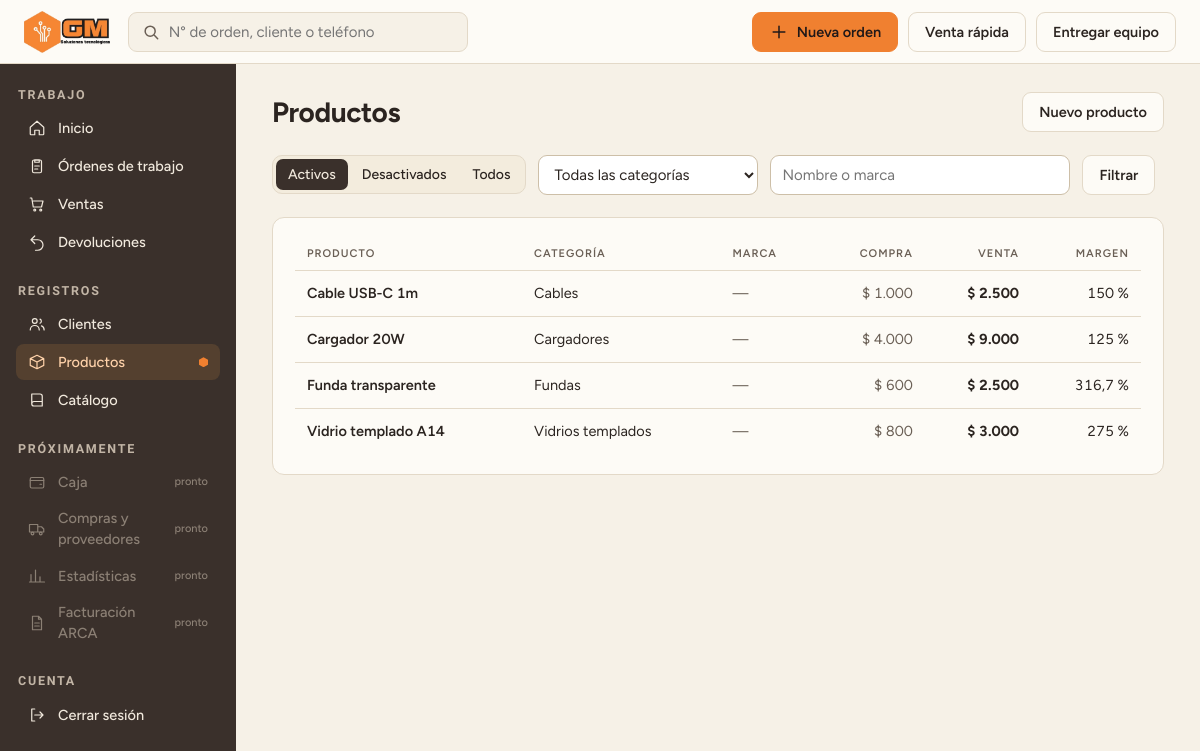
The page /productos/ (signed in) on the database its author committed.
### catalogo/models.py (models this page shows, shortened)
class Producto(models.Model):
    nombre = models.CharField(max_length=120, unique=True)
    categoria = models.ForeignKey(
        CategoriaProducto, on_delete=models.PROTECT, related_name="productos",
        limit_choices_to={"activa": True}
    )
    marca = models.ForeignKey(
        Marca, on_delete=models.PROTECT, null=True, blank=True, related_name="productos",
        limit_choices_to={"activa": True}
    )
    precio_compra = models.DecimalField(max_digits=10, decimal_places=2, validators=[MinValueValidator(0)])
    precio_venta = models.DecimalField(max_digits=10, decimal_places=2, validators=[MinValueValidator(0)])
    activo = models.BooleanField(default=True)
    @property
    def margen(self):
        if self.precio_compra:
            return round((self.precio_venta - self.precio_compra) / self.precio_compra * 100, 1)
        return None

class CategoriaProducto(models.Model):
    nombre = models.CharField(max_length=60, unique=True)
    activa = models.BooleanField(default=True)  # no se borra: se desactiva
    def __str__(self):
        return self.nombre

### web/views.py (the view)
# urls.py: path("productos/", views.productos, name="productos"),
@login_required
def productos(request):
    estado = request.GET.get("estado", "activos")
    categoria = request.GET.get("categoria", "")
    q = request.GET.get("q", "").strip()
    consulta = Producto.objects.select_related("categoria", "marca").order_by("nombre")
    if estado == "activos":
        consulta = consulta.filter(activo=True)
    elif estado == "inactivos":
        consulta = consulta.filter(activo=False)
    if categoria.isdigit():
        consulta = consulta.filter(categoria_id=int(categoria))
    if q:
        consulta = consulta.filter(Q(nombre__icontains=q) | Q(marca__nombre__icontains=q))
    pagina = Paginator(consulta, 50).get_page(request.GET.get("pagina"))
    return render(request, "web/productos/lista.html", {
        "pagina": pagina, "estados": ESTADOS_PRODUCTO, "estado": estado, "q": q,
        "categoria": int(categoria) if categoria.isdigit() else None,
        "categorias": CategoriaProducto.objects.order_by("-activa", "nombre"),
    })

### web/templatetags/formato.py (called while the page is built)
def _numero(valor):
    texto = f"{abs(valor):,.2f}".replace(",", "X").replace(".", ",").replace("X", ".")
    return texto[:-3] if texto.endswith(",00") else texto

@register.filter
def pesos(valor):
    return f"$ {_numero(valor)}"

### web/templates/web/productos/lista.html (shortened to what this page needs)
{% extends "web/base.html" %}
{% load formato %}
{% block contenido %}
<div class="head">
<h1>Productos</h1>
<a class="btn" href="{% url 'web:producto_nuevo' %}">Nuevo producto</a>
</div>
<form class="filtros" method="get" role="search">
<nav class="segmento" aria-label="Filtrar por estado">
{% for clave, nombre in estados %}<a href="?estado={{ clave }}" class="{% if clave == estado %}on{% endif %}">{{ nombre }}</a>{% endfor %}
</nav>
<select class="entrada" name="categoria" aria-label="Categoría" style="max-width:220px">
<option value="">Todas las categorías</option>
</select>
<input class="entrada" name="q" value="{{ q }}" placeholder="Nombre o marca" aria-label="Buscar por nombre o marca">
<button class="btn">Filtrar</button>
</form>
<section class="panel">
{% if pagina.object_list %}
<div style="overflow-x:auto"><table>
<thead><tr><th>Producto</th><th>Categoría</th><th>Marca</th><th class="der">Compra</th><th class="der">Venta</th><th class="der">Margen</th></tr></thead>
<tbody>
{% for p in pagina %}
<tr class="{% if not p.activo %}tachado{% endif %}">
<td class="cli"><a class="fila-link" href="{% url 'web:producto_detalle' p.id %}">{{ p.nombre }}</a>{% if not p.activo %} <span class="sec">(desactivado)</span>{% endif %}</td>
<td>{{ p.categoria }}</td>
<td class="sec">{{ p.marca|default:"—" }}</td>
<td class="der sec">{{ p.precio_compra|pesos }}</td>
<td class="der"><b>{{ p.precio_venta|pesos }}</b></td>
<td class="der{% if p.margen is not None and p.margen < 0 %} perdida{% endif %}">{% if p.margen is None %}—{% else %}{{ p.margen|floatformat:"-1" }} %{% endif %}</td>
</tr>
{% endfor %}
</tbody></table></div>
{% else %}
<p class="vacio">No hay productos{% if q %} que coincidan con “{{ q }}”{% endif %}.</p>
{% endif %}
</section>
{% endblock %}

### web/static/web/css/gmsol.css (style rules this page uses)
:root { --bg:#F6F1E7; --surface:#FDFBF6; --line:#E0D6C3; --ink:#2B2420; --muted:#6A5F55; --hover:#F3ECDD; --cta:#F08030; --ctatxt:#201818; --focus:#A64A00; --navhover:rgba(255,255,255,.09); --font:'Figtree','Segoe UI',sans-serif; --side:#3A302B; --navtxt:#F1E9DD; --sidemuted:#C2B5A6; --sideline:#5A4C43; --active:#54402F; --activetxt:#FFD2AA }
* { box-sizing:border-box }
body { margin:0 }
.head { display:flex;flex-wrap:wrap;gap:16px;align-items:center;justify-content:space-between }
h1 { margin:0;font-size:28px;font-weight:700 }
.btn { display:inline-flex;align-items:center;gap:8px;height:44px;padding:0 18px;border-radius:10px;font:600 16px var(--font);text-decoration:none;border:1px solid var(--line);background:var(--surface);color:var(--ink) }
.panel { background:var(--surface);border:1px solid var(--line);border-radius:14px;padding:20px 22px;display:flex;flex-direction:column;gap:14px }
table { width:100%;border-collapse:collapse;font-size:15.5px }
th { text-align:left;font-size:12.5px;letter-spacing:.05em;text-transform:uppercase;color:var(--muted);padding:8px 12px;border-bottom:1px solid var(--line);font-weight:600;white-space:nowrap }
td { padding:13px 12px;border-bottom:1px solid var(--line) }
tr:last-child td { border-bottom:0 }
html,body { background:var(--bg) }

### web/static/web/css/gmsol-v2.css (style rules this page uses)
:root { --cond:'Barlow Condensed','Arial Narrow',sans-serif; --mono:'IBM Plex Mono',ui-monospace,monospace; --line:#E3D9C8; --hex:polygon(50% 0,100% 25%,100% 75%,50% 100%,0 75%,0 25%); }
.search,.btn { height:40px;border-radius:9px }
.btn { font:600 14.5px var(--font);padding:0 16px }
h1 { font-size:28px;font-weight:700;letter-spacing:-.015em }
.panel { border-radius:12px;padding:20px 22px }
table { font-size:14.5px;font-variant-numeric:tabular-nums }
th { font-size:11px;letter-spacing:.09em;font-weight:600 }
td { padding:12px }
td.cli { font-weight:600 }
th.der,td.der { text-align:right }
.sec { color:var(--muted) }
.migas a,.enlace,.ayuda a,td a.fila-link { color:var(--focus) }
td a.fila-link { color:var(--ink);text-decoration:none }
input[type=text],input[type=number],input[type=search],input:not([type]),select,textarea,.entrada { font:inherit;font-size:15px;color:var(--ink);background:#fff;border:1px solid #CDBFA8;border-radius:9px; padding:0 11px;height:40px;width:100%;min-width:0 }
button.btn { cursor:pointer }
.segmento { display:inline-flex;flex-wrap:wrap;gap:2px;padding:3px;background:var(--hover);border:1px solid var(--line);border-radius:10px }
.segmento a,.segmento button,.segmento label { border:0;background:none;font:500 14px var(--font);color:var(--ink);padding:7px 12px;border-radius:7px;text-decoration:none;cursor:pointer;white-space:nowrap }
.segmento .on,.segmento input:checked+label { background:var(--side);color:var(--navtxt) }
.filtros { display:flex;flex-wrap:wrap;gap:12px;align-items:center }
.filtros .entrada { max-width:300px }

### rows shown on the page
Producto: nombre "Cable USB-C 1m", categoria "Cables", marca "—", precio_compra|pesos "$ 1.000", precio_venta|pesos "$ 2.500", margen "150"
Producto: nombre "Cargador 20W", categoria "Cargadores", marca "—", precio_compra|pesos "$ 4.000", precio_venta|pesos "$ 9.000", margen "125"
Producto: nombre "Funda transparente", categoria "Fundas", marca "—", precio_compra|pesos "$ 600", precio_venta|pesos "$ 2.500", margen "316,7"
Producto: nombre "Vidrio templado A14", categoria "Vidrios templados", marca "—", precio_compra|pesos "$ 800", precio_venta|pesos "$ 3.000", margen "275"

### other values the page prints
{{ nombre }} "Activos" "Desactivados" "Todos"
